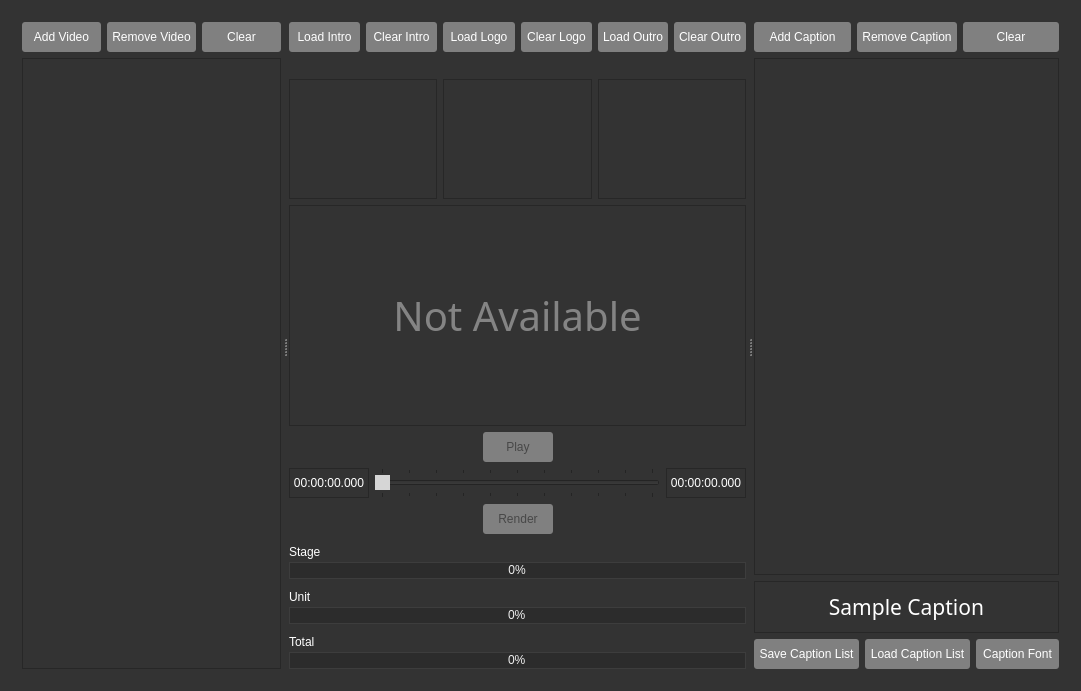
<?xml version="1.0" encoding="UTF-8"?>
<ui version="4.0">
 <class>QUIMain</class>
 <widget class="QWidget" name="QUIMain">
  <property name="geometry">
   <rect>
    <x>0</x>
    <y>0</y>
    <width>1081</width>
    <height>691</height>
   </rect>
  </property>
  <property name="windowTitle">
   <string>Video Batch Render</string>
  </property>
  <property name="styleSheet">
   <string notr="true">background : #333333;</string>
  </property>
  <layout class="QVBoxLayout" name="vloMain">
   <item>
    <widget class="QSplitter" name="splitter">
     <property name="orientation">
      <enum>Qt::Horizontal</enum>
     </property>
     <widget class="QWidget" name="verticalLayoutWidget">
      <layout class="QVBoxLayout" name="vloBatch">
       <property name="rightMargin">
        <number>2</number>
       </property>
       <item>
        <layout class="QHBoxLayout" name="hloBatch">
         <item>
          <widget class="QPushButton" name="btnBatchAdd">
           <property name="styleSheet">
            <string notr="true">QPushButton{
	color : white;
	background : grey;
	padding : 8px 5px;
	border-radius : 3px;
	min-width : 60px;
}
QPushButton:hover{
	background : #c9c9c9;
}

QPushButton:pressed{
	background : #474747;
}

QPushButton:disabled{
	color : #474747;
}</string>
           </property>
           <property name="text">
            <string>Add Video</string>
           </property>
          </widget>
         </item>
         <item>
          <widget class="QPushButton" name="btnBatchRemove">
           <property name="styleSheet">
            <string notr="true">QPushButton{
	color : white;
	background : grey;
	padding : 8px 5px;
	border-radius : 3px;
	min-width : 60px;
}
QPushButton:hover{
	background : #c9c9c9;
}

QPushButton:pressed{
	background : #474747;
}

QPushButton:disabled{
	color : #474747;
}</string>
           </property>
           <property name="text">
            <string>Remove Video</string>
           </property>
          </widget>
         </item>
         <item>
          <widget class="QPushButton" name="btnBatchClear">
           <property name="styleSheet">
            <string notr="true">QPushButton{
	color : white;
	background : grey;
	padding : 8px 5px;
	border-radius : 3px;
	min-width : 60px;
}
QPushButton:hover{
	background : #c9c9c9;
}

QPushButton:pressed{
	background : #474747;
}

QPushButton:disabled{
	color : #474747;
}</string>
           </property>
           <property name="text">
            <string>Clear</string>
           </property>
          </widget>
         </item>
        </layout>
       </item>
       <item>
        <widget class="QTableWidget" name="tblBatch">
         <property name="styleSheet">
          <string notr="true">QHeaderView::section{
	border-style : outset;
	border-width : 1px;
	border-color : #c9c9c9;
}

QTableWidget{
	selection-color: rgb(245, 245, 245);
	selection-background-color: rgb(85, 85, 85);
	color: rgb(243, 243, 243);
}</string>
         </property>
         <property name="selectionMode">
          <enum>QAbstractItemView::SingleSelection</enum>
         </property>
         <property name="selectionBehavior">
          <enum>QAbstractItemView::SelectRows</enum>
         </property>
         <property name="gridStyle">
          <enum>Qt::DotLine</enum>
         </property>
        </widget>
       </item>
      </layout>
     </widget>
     <widget class="QWidget" name="verticalLayoutWidget_2">
      <layout class="QVBoxLayout" name="vloMid">
       <property name="leftMargin">
        <number>2</number>
       </property>
       <property name="rightMargin">
        <number>2</number>
       </property>
       <item>
        <layout class="QHBoxLayout" name="hloLoad">
         <item>
          <layout class="QVBoxLayout" name="vloIntro">
           <item>
            <layout class="QHBoxLayout" name="horizontalLayout">
             <item>
              <widget class="QPushButton" name="btnIntroLoad">
               <property name="styleSheet">
                <string notr="true">QPushButton{
	color : white;
	background : grey;
	padding : 8px 5px;
	border-radius : 3px;
	min-width : 60px;
}
QPushButton:hover{
	background : #c9c9c9;
}

QPushButton:pressed{
	background : #474747;
}

QPushButton:disabled{
	color : #474747;
}</string>
               </property>
               <property name="text">
                <string>Load Intro</string>
               </property>
              </widget>
             </item>
             <item>
              <widget class="QPushButton" name="btnIntroClear">
               <property name="styleSheet">
                <string notr="true">QPushButton{
	color : white;
	background : grey;
	padding : 8px 5px;
	border-radius : 3px;
	min-width : 60px;
}
QPushButton:hover{
	background : #c9c9c9;
}

QPushButton:pressed{
	background : #474747;
}

QPushButton:disabled{
	color : #474747;
}</string>
               </property>
               <property name="text">
                <string>Clear Intro</string>
               </property>
              </widget>
             </item>
            </layout>
           </item>
           <item>
            <widget class="QLabel" name="lblIntroTitle">
             <property name="maximumSize">
              <size>
               <width>16777215</width>
               <height>15</height>
              </size>
             </property>
             <property name="styleSheet">
              <string notr="true">QLabel{
	color : white;
}</string>
             </property>
            </widget>
           </item>
           <item>
            <widget class="QLabel" name="lblIntroPreview">
             <property name="maximumSize">
              <size>
               <width>16777215</width>
               <height>120</height>
              </size>
             </property>
             <property name="frameShape">
              <enum>QFrame::StyledPanel</enum>
             </property>
             <property name="alignment">
              <set>Qt::AlignCenter</set>
             </property>
            </widget>
           </item>
          </layout>
         </item>
         <item>
          <layout class="QVBoxLayout" name="vloLogo">
           <item>
            <layout class="QHBoxLayout" name="horizontalLayout_2">
             <item>
              <widget class="QPushButton" name="btnLogoLoad">
               <property name="styleSheet">
                <string notr="true">QPushButton{
	color : white;
	background : grey;
	padding : 8px 5px;
	border-radius : 3px;
	min-width : 60px;
}
QPushButton:hover{
	background : #c9c9c9;
}

QPushButton:pressed{
	background : #474747;
}

QPushButton:disabled{
	color : #474747;
}</string>
               </property>
               <property name="text">
                <string>Load Logo</string>
               </property>
              </widget>
             </item>
             <item>
              <widget class="QPushButton" name="btnLogoClear">
               <property name="styleSheet">
                <string notr="true">QPushButton{
	color : white;
	background : grey;
	padding : 8px 5px;
	border-radius : 3px;
	min-width : 60px;
}
QPushButton:hover{
	background : #c9c9c9;
}

QPushButton:pressed{
	background : #474747;
}

QPushButton:disabled{
	color : #474747;
}</string>
               </property>
               <property name="text">
                <string>Clear Logo</string>
               </property>
              </widget>
             </item>
            </layout>
           </item>
           <item>
            <widget class="QLabel" name="lblLogoTitle">
             <property name="maximumSize">
              <size>
               <width>16777215</width>
               <height>15</height>
              </size>
             </property>
             <property name="styleSheet">
              <string notr="true">QLabel{
	color : white;
}</string>
             </property>
            </widget>
           </item>
           <item>
            <widget class="QLabel" name="lblLogoPreview">
             <property name="maximumSize">
              <size>
               <width>16777215</width>
               <height>120</height>
              </size>
             </property>
             <property name="frameShape">
              <enum>QFrame::StyledPanel</enum>
             </property>
             <property name="alignment">
              <set>Qt::AlignCenter</set>
             </property>
            </widget>
           </item>
          </layout>
         </item>
         <item>
          <layout class="QVBoxLayout" name="vloOutro">
           <item>
            <layout class="QHBoxLayout" name="horizontalLayout_3">
             <item>
              <widget class="QPushButton" name="btnOutroLoad">
               <property name="styleSheet">
                <string notr="true">QPushButton{
	color : white;
	background : grey;
	padding : 8px 5px;
	border-radius : 3px;
	min-width : 60px;
}
QPushButton:hover{
	background : #c9c9c9;
}

QPushButton:pressed{
	background : #474747;
}

QPushButton:disabled{
	color : #474747;
}</string>
               </property>
               <property name="text">
                <string>Load Outro</string>
               </property>
              </widget>
             </item>
             <item>
              <widget class="QPushButton" name="btnOutroClear">
               <property name="styleSheet">
                <string notr="true">QPushButton{
	color : white;
	background : grey;
	padding : 8px 5px;
	border-radius : 3px;
	min-width : 60px;
}
QPushButton:hover{
	background : #c9c9c9;
}

QPushButton:pressed{
	background : #474747;
}

QPushButton:disabled{
	color : #474747;
}</string>
               </property>
               <property name="text">
                <string>Clear Outro</string>
               </property>
              </widget>
             </item>
            </layout>
           </item>
           <item>
            <widget class="QLabel" name="lblOutroTitle">
             <property name="maximumSize">
              <size>
               <width>16777215</width>
               <height>15</height>
              </size>
             </property>
             <property name="styleSheet">
              <string notr="true">QLabel{
	color : white;
}</string>
             </property>
            </widget>
           </item>
           <item>
            <widget class="QLabel" name="lblOutroPreview">
             <property name="maximumSize">
              <size>
               <width>16777215</width>
               <height>120</height>
              </size>
             </property>
             <property name="frameShape">
              <enum>QFrame::StyledPanel</enum>
             </property>
             <property name="alignment">
              <set>Qt::AlignCenter</set>
             </property>
            </widget>
           </item>
          </layout>
         </item>
        </layout>
       </item>
       <item>
        <layout class="QVBoxLayout" name="vloVideo">
         <item>
          <widget class="QFrame" name="frmVideo">
           <property name="frameShape">
            <enum>QFrame::StyledPanel</enum>
           </property>
           <layout class="QVBoxLayout" name="verticalLayout_12">
            <property name="leftMargin">
             <number>0</number>
            </property>
            <property name="topMargin">
             <number>0</number>
            </property>
            <property name="rightMargin">
             <number>0</number>
            </property>
            <property name="bottomMargin">
             <number>0</number>
            </property>
            <item>
             <widget class="QLabel" name="lblVideo">
              <property name="font">
               <font>
                <family>Rosewood Std Regular</family>
                <pointsize>30</pointsize>
               </font>
              </property>
              <property name="styleSheet">
               <string notr="true">QLabel{
color: rgb(165, 165, 165);
	color: rgb(132, 132, 132);
}</string>
              </property>
              <property name="text">
               <string>Not Available</string>
              </property>
              <property name="alignment">
               <set>Qt::AlignCenter</set>
              </property>
             </widget>
            </item>
           </layout>
          </widget>
         </item>
         <item>
          <layout class="QHBoxLayout" name="hloPreview">
           <item>
            <spacer name="spaPreviewLeft">
             <property name="orientation">
              <enum>Qt::Horizontal</enum>
             </property>
             <property name="sizeHint" stdset="0">
              <size>
               <width>40</width>
               <height>20</height>
              </size>
             </property>
            </spacer>
           </item>
           <item>
            <widget class="QPushButton" name="btnPlay">
             <property name="enabled">
              <bool>false</bool>
             </property>
             <property name="styleSheet">
              <string notr="true">QPushButton{
	color : white;
	background : grey;
	padding : 8px 5px;
	border-radius : 3px;
	min-width : 60px;
}
QPushButton:hover{
	background : #c9c9c9;
}

QPushButton:pressed{
	background : #474747;
}

QPushButton:disabled{
	color : #474747;
}</string>
             </property>
             <property name="text">
              <string>Play</string>
             </property>
            </widget>
           </item>
           <item>
            <spacer name="spaPreviewRight">
             <property name="orientation">
              <enum>Qt::Horizontal</enum>
             </property>
             <property name="sizeHint" stdset="0">
              <size>
               <width>40</width>
               <height>20</height>
              </size>
             </property>
            </spacer>
           </item>
          </layout>
         </item>
         <item>
          <layout class="QHBoxLayout" name="hloTime">
           <item>
            <widget class="QLabel" name="lblTimeCur">
             <property name="enabled">
              <bool>false</bool>
             </property>
             <property name="minimumSize">
              <size>
               <width>80</width>
               <height>0</height>
              </size>
             </property>
             <property name="maximumSize">
              <size>
               <width>16777215</width>
               <height>30</height>
              </size>
             </property>
             <property name="styleSheet">
              <string notr="true">QLabel{
	color : white;
}</string>
             </property>
             <property name="frameShape">
              <enum>QFrame::StyledPanel</enum>
             </property>
             <property name="text">
              <string>00:00:00.000</string>
             </property>
             <property name="alignment">
              <set>Qt::AlignCenter</set>
             </property>
            </widget>
           </item>
           <item>
            <widget class="QSlider" name="sldTime">
             <property name="enabled">
              <bool>false</bool>
             </property>
             <property name="maximumSize">
              <size>
               <width>16777215</width>
               <height>35</height>
              </size>
             </property>
             <property name="styleSheet">
              <string notr="true">QSlider::handle{
	background : grey;
}
QSlider::handle:hover{
	background : #c9c9c9;
}
QSlider::handle:pressed{
	background : #474747;
}
QSlider::handle:disabled {
	background: #d6d6d6;
}
QSlider::handle:hover:disabled {
	background: #d6d6d6;
}
QSlider::handle:pressed:disabled {
	background: #d6d6d6;
}</string>
             </property>
             <property name="maximum">
              <number>9999</number>
             </property>
             <property name="pageStep">
              <number>1000</number>
             </property>
             <property name="orientation">
              <enum>Qt::Horizontal</enum>
             </property>
             <property name="tickPosition">
              <enum>QSlider::TicksBothSides</enum>
             </property>
            </widget>
           </item>
           <item>
            <widget class="QLabel" name="lblTimeTotal">
             <property name="enabled">
              <bool>false</bool>
             </property>
             <property name="minimumSize">
              <size>
               <width>80</width>
               <height>0</height>
              </size>
             </property>
             <property name="maximumSize">
              <size>
               <width>16777215</width>
               <height>30</height>
              </size>
             </property>
             <property name="styleSheet">
              <string notr="true">QLabel{
	color : white;
}</string>
             </property>
             <property name="frameShape">
              <enum>QFrame::StyledPanel</enum>
             </property>
             <property name="text">
              <string>00:00:00.000</string>
             </property>
             <property name="alignment">
              <set>Qt::AlignCenter</set>
             </property>
            </widget>
           </item>
          </layout>
         </item>
        </layout>
       </item>
       <item>
        <layout class="QVBoxLayout" name="vloRender">
         <property name="spacing">
          <number>10</number>
         </property>
         <item>
          <layout class="QHBoxLayout" name="hloRender">
           <item>
            <spacer name="spaRenderLeft">
             <property name="orientation">
              <enum>Qt::Horizontal</enum>
             </property>
             <property name="sizeHint" stdset="0">
              <size>
               <width>40</width>
               <height>20</height>
              </size>
             </property>
            </spacer>
           </item>
           <item>
            <widget class="QPushButton" name="btnRender">
             <property name="enabled">
              <bool>false</bool>
             </property>
             <property name="styleSheet">
              <string notr="true">QPushButton{
	color : white;
	background : grey;
	padding : 8px 5px;
	border-radius : 3px;
	min-width : 60px;
}
QPushButton:hover{
	background : #c9c9c9;
}

QPushButton:pressed{
	background : #474747;
}

QPushButton:disabled{
	color : #474747;
}</string>
             </property>
             <property name="text">
              <string>Render</string>
             </property>
            </widget>
           </item>
           <item>
            <spacer name="spaRenderRight">
             <property name="orientation">
              <enum>Qt::Horizontal</enum>
             </property>
             <property name="sizeHint" stdset="0">
              <size>
               <width>40</width>
               <height>20</height>
              </size>
             </property>
            </spacer>
           </item>
          </layout>
         </item>
         <item>
          <layout class="QVBoxLayout" name="vloStage">
           <property name="spacing">
            <number>3</number>
           </property>
           <item>
            <widget class="QLabel" name="lblStage">
             <property name="maximumSize">
              <size>
               <width>16777215</width>
               <height>15</height>
              </size>
             </property>
             <property name="styleSheet">
              <string notr="true">QLabel{
	color : white;
}</string>
             </property>
             <property name="text">
              <string>Stage</string>
             </property>
            </widget>
           </item>
           <item>
            <widget class="QProgressBar" name="prgStage">
             <property name="maximumSize">
              <size>
               <width>16777215</width>
               <height>17</height>
              </size>
             </property>
             <property name="styleSheet">
              <string notr="true">QProgressBar {
  background-color: #2c2c2c;
  border: 1px solid #3d3d3d;
  color: #F0F0F0;
  text-align: center;
}

QProgressBar::chunk {
  background-color: #797979;
  color: #19232D;
}
</string>
             </property>
             <property name="value">
              <number>0</number>
             </property>
             <property name="alignment">
              <set>Qt::AlignCenter</set>
             </property>
            </widget>
           </item>
          </layout>
         </item>
         <item>
          <layout class="QVBoxLayout" name="vloUnit">
           <property name="spacing">
            <number>3</number>
           </property>
           <item>
            <widget class="QLabel" name="lblUnit">
             <property name="maximumSize">
              <size>
               <width>16777215</width>
               <height>15</height>
              </size>
             </property>
             <property name="styleSheet">
              <string notr="true">QLabel{
	color : white;
}</string>
             </property>
             <property name="text">
              <string>Unit</string>
             </property>
            </widget>
           </item>
           <item>
            <widget class="QProgressBar" name="prgUnit">
             <property name="maximumSize">
              <size>
               <width>16777215</width>
               <height>17</height>
              </size>
             </property>
             <property name="styleSheet">
              <string notr="true">QProgressBar {
  background-color: #2c2c2c;
  border: 1px solid #3d3d3d;
  color: #F0F0F0;
  text-align: center;
}

QProgressBar::chunk {
  background-color: #797979;
  color: #19232D;
}
</string>
             </property>
             <property name="value">
              <number>0</number>
             </property>
            </widget>
           </item>
          </layout>
         </item>
         <item>
          <layout class="QVBoxLayout" name="vloTotal">
           <property name="spacing">
            <number>3</number>
           </property>
           <item>
            <widget class="QLabel" name="lblTotal">
             <property name="maximumSize">
              <size>
               <width>16777215</width>
               <height>15</height>
              </size>
             </property>
             <property name="styleSheet">
              <string notr="true">QLabel{
	color : white;
}</string>
             </property>
             <property name="text">
              <string>Total</string>
             </property>
            </widget>
           </item>
           <item>
            <widget class="QProgressBar" name="prgTotal">
             <property name="maximumSize">
              <size>
               <width>16777215</width>
               <height>17</height>
              </size>
             </property>
             <property name="styleSheet">
              <string notr="true">QProgressBar {
  background-color: #2c2c2c;
  border: 1px solid #3d3d3d;
  color: #F0F0F0;
  text-align: center;
}

QProgressBar::chunk {
  background-color: #797979;
  color: #19232D;
}
</string>
             </property>
             <property name="value">
              <number>0</number>
             </property>
            </widget>
           </item>
          </layout>
         </item>
        </layout>
       </item>
      </layout>
     </widget>
     <widget class="QWidget" name="verticalLayoutWidget_10">
      <layout class="QVBoxLayout" name="vloCaption">
       <property name="leftMargin">
        <number>2</number>
       </property>
       <item>
        <layout class="QHBoxLayout" name="hloCaption">
         <item>
          <widget class="QPushButton" name="btnCaptionAdd">
           <property name="styleSheet">
            <string notr="true">QPushButton{
	color : white;
	background : grey;
	padding : 8px 5px;
	border-radius : 3px;
	min-width : 60px;
}
QPushButton:hover{
	background : #c9c9c9;
}

QPushButton:pressed{
	background : #474747;
}

QPushButton:disabled{
	color : #474747;
}</string>
           </property>
           <property name="text">
            <string>Add Caption</string>
           </property>
          </widget>
         </item>
         <item>
          <widget class="QPushButton" name="btnCaptionRemove">
           <property name="styleSheet">
            <string notr="true">QPushButton{
	color : white;
	background : grey;
	padding : 8px 5px;
	border-radius : 3px;
	min-width : 60px;
}
QPushButton:hover{
	background : #c9c9c9;
}

QPushButton:pressed{
	background : #474747;
}

QPushButton:disabled{
	color : #474747;
}</string>
           </property>
           <property name="text">
            <string>Remove Caption</string>
           </property>
          </widget>
         </item>
         <item>
          <widget class="QPushButton" name="btnCaptionClear">
           <property name="styleSheet">
            <string notr="true">QPushButton{
	color : white;
	background : grey;
	padding : 8px 5px;
	border-radius : 3px;
	min-width : 60px;
}
QPushButton:hover{
	background : #c9c9c9;
}

QPushButton:pressed{
	background : #474747;
}

QPushButton:disabled{
	color : #474747;
}</string>
           </property>
           <property name="text">
            <string>Clear</string>
           </property>
          </widget>
         </item>
        </layout>
       </item>
       <item>
        <widget class="QTableWidget" name="tblCaption">
         <property name="styleSheet">
          <string notr="true">QHeaderView::section{
	border-style : outset;
	border-width : 1px;
	border-color : #c9c9c9;
}

QTableWidget{
	selection-color: rgb(245, 245, 245);
	selection-background-color: rgb(85, 85, 85);
	color: rgb(243, 243, 243);
}</string>
         </property>
         <property name="showGrid">
          <bool>false</bool>
         </property>
        </widget>
       </item>
       <item>
        <widget class="QLabel" name="lblCaptionFont">
         <property name="font">
          <font>
           <family>FZCuHeiSongS-B-GB</family>
           <pointsize>16</pointsize>
          </font>
         </property>
         <property name="styleSheet">
          <string notr="true">QLabel{
	color : white;
	padding-top: 10px;
	padding-bottom: 10px;
}</string>
         </property>
         <property name="frameShape">
          <enum>QFrame::StyledPanel</enum>
         </property>
         <property name="text">
          <string>Sample Caption</string>
         </property>
         <property name="alignment">
          <set>Qt::AlignCenter</set>
         </property>
        </widget>
       </item>
       <item>
        <layout class="QHBoxLayout" name="hloCaptionStore">
         <item>
          <widget class="QPushButton" name="btnCaptionSave">
           <property name="styleSheet">
            <string notr="true">QPushButton{
	color : white;
	background : grey;
	padding : 8px 5px;
	border-radius : 3px;
	min-width : 60px;
}
QPushButton:hover{
	background : #c9c9c9;
}

QPushButton:pressed{
	background : #474747;
}

QPushButton:disabled{
	color : #474747;
}</string>
           </property>
           <property name="text">
            <string>Save Caption List</string>
           </property>
          </widget>
         </item>
         <item>
          <widget class="QPushButton" name="btnCaptionLoad">
           <property name="styleSheet">
            <string notr="true">QPushButton{
	color : white;
	background : grey;
	padding : 8px 5px;
	border-radius : 3px;
	min-width : 60px;
}
QPushButton:hover{
	background : #c9c9c9;
}

QPushButton:pressed{
	background : #474747;
}

QPushButton:disabled{
	color : #474747;
}</string>
           </property>
           <property name="text">
            <string>Load Caption List</string>
           </property>
          </widget>
         </item>
         <item>
          <widget class="QPushButton" name="btnCaptionFont">
           <property name="styleSheet">
            <string notr="true">QPushButton{
	color : white;
	background : grey;
	padding : 8px 5px;
	border-radius : 3px;
	min-width : 60px;
}
QPushButton:hover{
	background : #c9c9c9;
}

QPushButton:pressed{
	background : #474747;
}

QPushButton:disabled{
	color : #474747;
}</string>
           </property>
           <property name="text">
            <string>Caption Font</string>
           </property>
          </widget>
         </item>
        </layout>
       </item>
      </layout>
     </widget>
    </widget>
   </item>
  </layout>
 </widget>
 <layoutdefault spacing="6" margin="11"/>
 <resources/>
 <connections/>
</ui>
